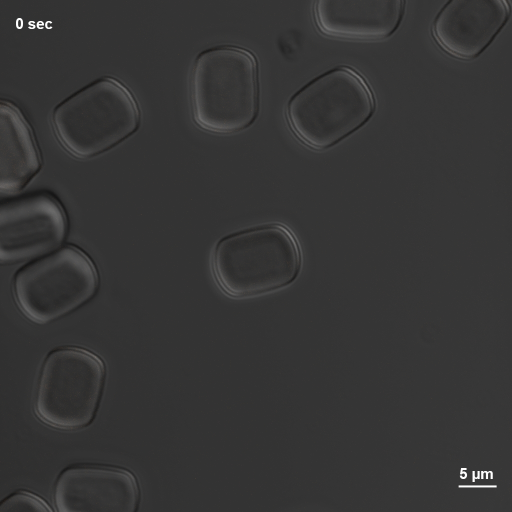
#> input picture samples/samples/FM_t01.jpg, 1024 x 1024 px (shown at 1/2 size)
$ python main.py
#> lines starting #> are read from the running program, lines starting #| are printed output that depends on the picture; after the words box and inside, x2 and y2 are one past the last pixel; in counts of white or black regions, pixels touching at a corner belong together
#> in process_one, bgr is the input picture: shape (1024, 1024, 3); mean B, G, R 53.2, 53.4, 53.6
import os, re, json, glob, datetime
import numpy as np
import cv2
import scipy.ndimage as ndi
from skimage.segmentation import watershed
from skimage.measure import label as sk_label

# -----------------------------
# JSON helper
# -----------------------------
def to_jsonable(obj):
    import numpy as np
    if isinstance(obj, (np.integer, np.floating, np.bool_)):
        return obj.item()
    if isinstance(obj, np.ndarray):
        return obj.tolist()
    if isinstance(obj, dict):
        return {str(k): to_jsonable(v) for k, v in obj.items()}
    if isinstance(obj, (list, tuple)):
        return [to_jsonable(x) for x in obj]
    return obj

# -----------------------------
# Overlay masking (time & scale zones)
# 根据你图的布局：时间左上；比例尺右下
# -----------------------------
# [8 lines left out: function mask_overlays, not called in this run]

# -----------------------------
# Read time mark (优先：文件名；其次：OCR)
# 如果你文件名是 FM_t23.jpg 这种，建议用它做“帧序号/时间”
# -----------------------------
def read_time_seconds_from_filename(path, fps_or_dt_seconds=5):
    # 例如 FM_t23.jpg -> 23 * 5 sec = 115 sec（你可改 dt）
    m = re.search(r"_t(\d+)", os.path.basename(path))
    if not m:
        return None
    idx = int(m.group(1))
    return idx * fps_or_dt_seconds

def read_time_seconds_ocr(gray, roi=(0, 0, 300, 160)):
    # 如果你已经装好 tesseract 才能用；否则就别调用它
#> called with roi = (0, 0, 260, 140)
    import pytesseract
    x, y, w, h = roi
    patch = gray[y:y+h, x:x+w].copy()
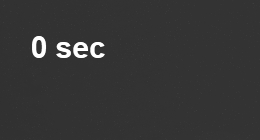
#> patch: shape (140, 260); min 47, max 255, mean 53.9
    patch = cv2.resize(patch, None, fx=3, fy=3, interpolation=cv2.INTER_CUBIC)
#> patch: shape (420, 780)
    patch = cv2.GaussianBlur(patch, (3, 3), 0)
    _, bw = cv2.threshold(patch, 0, 255, cv2.THRESH_BINARY + cv2.THRESH_OTSU)
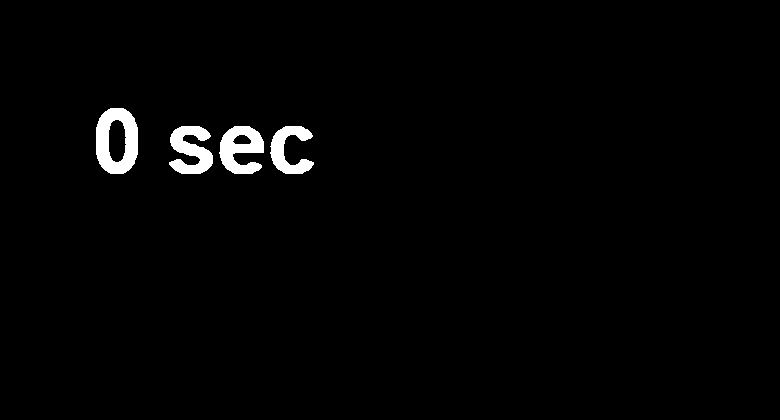
#> bw: shape (420, 780); 1.7% white; 4 white regions, box (x1, y1, x2, y2) and area: (96, 108, 138, 174) 1790, (219, 126, 264, 174) 1365, (169, 126, 213, 174) 1332, (270, 126, 314, 174) 1092
    txt = pytesseract.image_to_string(bw, config="--psm 6").strip().lower()
    # parse "110 sec"
    m = re.search(r"(\d+)\s*sec", txt)
    if m:
        return int(m.group(1)), txt
    return None, txt

# -----------------------------
# Scale bar length detection (只读白色横条像素长度)
# 默认右下角；不依赖 OCR 文本 “5 um”
# -----------------------------
# [32 lines left out: function read_scale_bar, not called in this run]

# -----------------------------
# Segmentation: Otsu + morphology + distance + watershed
# 目标：一颗粒子 -> 一个 label
# -----------------------------
from skimage.feature import peak_local_max

# [391 lines left out: functions _norm_u8, _norm_u8_force, save_dbg, _remove_small_cc, _remove_small_cc_u8, _keep_large_cc_u8 and 4 more, not called in this run]


# -----------------------------
# Process one image
# -----------------------------
def process_one(path,
                real_um=5.0,
                time_dt_seconds=5,
                time_roi=(0, 0, 300, 160),
                scale_roi=(650, 820, 380, 220),
                margin=5,
                min_area=5000,
                debug_dir=None,
                # 分割参数
                use_clahe=True,
                clahe_clip=0.1,
                clahe_grid=(8, 8),
                median_ksize=3,
                thr_method="otsu",
                thr_offset=10,
                auto_clip_white=True,
                fg_ratio_max=0.18,
                fg_ratio_min=0.003,
                auto_step=2,
                auto_max_iter=40,
                min_cc_area=800,
                close_kernel=1,
                close_iter=1,
                open_kernel=3,
                open_iter=1,
                fill_holes=True,
                ws_min_distance=60,
                ws_threshold_rel=0.4,
                bridge_min_area=3000,
                bridge_kernel=5,
                bridge_iter=2,
                # 其他参数
                include_border=True):
    bgr = cv2.imread(path, cv2.IMREAD_COLOR)
    if bgr is None:
        raise RuntimeError(f"Cannot read image: {path}")
    gray = cv2.cvtColor(bgr, cv2.COLOR_BGR2GRAY)

    now_time = datetime.datetime.now().isoformat(timespec="seconds")

    # time: prefer filename
    tsec = read_time_seconds_from_filename(path, fps_or_dt_seconds=time_dt_seconds)
    time_info = {"seconds": int(tsec) if tsec is not None else None, "source": "filename"}
    # 如果你想用 OCR 做对照，可以打开下面两行
    t_ocr, raw = read_time_seconds_ocr(gray, roi=time_roi)
    time_info = {"seconds": int(t_ocr) if t_ocr is not None else time_info["seconds"], "raw": raw, "source": "ocr_or_filename"}

    scale = read_scale_bar(gray, roi=scale_roi, real_um=real_um)
    if scale is None:
        raise RuntimeError("Scale bar not detected. Please adjust scale_roi or threshold logic.")
    um_per_px = scale["um_per_px"]

    stem = os.path.splitext(os.path.basename(path))[0]
    labels_ws, bw, work = segment_particles(
        gray,
        time_roi=time_roi,
        scale_roi=scale_roi,
        # 分割参数
        use_clahe=use_clahe,
        clahe_clip=clahe_clip,
        clahe_grid=clahe_grid,
        median_ksize=median_ksize,
        thr_method=thr_method,
        thr_offset=thr_offset,
        auto_clip_white=auto_clip_white,
        fg_ratio_max=fg_ratio_max,
        fg_ratio_min=fg_ratio_min,
        auto_step=auto_step,
        auto_max_iter=auto_max_iter,
        min_cc_area=min_cc_area,
        close_kernel=close_kernel,
        close_iter=close_iter,
        open_kernel=open_kernel,
        open_iter=open_iter,
        fill_holes=fill_holes,
        ws_min_distance=ws_min_distance,
        ws_threshold_rel=ws_threshold_rel,
        bridge_min_area=bridge_min_area,
        bridge_kernel=bridge_kernel,
        bridge_iter=bridge_iter,
        debug_dir=debug_dir,   # 复用你传入的 debug_dir
        stem=stem,
        raw_bgr=bgr,   # <--- 这里传进去
    )


    particles = measure_ac(
        labels_ws=labels_ws,
        um_per_px=um_per_px,
        min_area=min_area,     # 使用配置中的参数
        include_border=include_border,  # 使用配置中的参数
        margin=margin,         # 使用配置中的参数
    )

    if debug_dir is not None:
        os.makedirs(debug_dir, exist_ok=True)
        dbg_path = os.path.join(debug_dir, os.path.basename(path).replace(".jpg", "_boxes_alllabels.png"))
        save_debug_overlay_all_labels(bgr, labels_ws, dbg_path)


    return {
        "now_time": now_time,
        "file": os.path.basename(path),
        "image_shape": {"height_px": int(gray.shape[0]), "width_px": int(gray.shape[1])},
        "time_mark": time_info,
        "scale": scale,
        "params": {
            "real_um": float(real_um),
            "time_dt_seconds": int(time_dt_seconds),
            "margin": int(margin),
            "min_area": int(min_area)
        },
        "particles": particles
    }

# -----------------------------
# Process folder -> JSON
# -----------------------------
def process_folder(in_dir, pattern="FM_t*.jpg", out_json="results.json", debug_dir="debug_boxes",
                   real_um=5.0, time_dt_seconds=5, time_roi=(0, 0, 300, 160), scale_roi=(650, 820, 380, 220),
                   margin=5, min_area=5000,
                   # 分割参数
                   use_clahe=True, clahe_clip=0.1, clahe_grid=(8, 8), median_ksize=3,
                   thr_method="otsu", thr_offset=10, auto_clip_white=True,
                   fg_ratio_max=0.18, fg_ratio_min=0.003, auto_step=2, auto_max_iter=40,
                   min_cc_area=800, close_kernel=1, close_iter=1, open_kernel=3, open_iter=1, fill_holes=True,
                   ws_min_distance=60, ws_threshold_rel=0.4,
                   bridge_min_area=3000, bridge_kernel=5, bridge_iter=2,
                   # 其他参数
                   include_border=True):
    paths = sorted(glob.glob(os.path.join(in_dir, pattern)))
    all_res = []

    want = {"FM_t01.jpg", "FM_t10.jpg", "FM_t23.jpg"}
    for p in paths:
        if os.path.basename(p) in want:
            print("processing:", p)
            all_res.append(process_one(p,
                                     real_um=real_um,
                                     time_dt_seconds=time_dt_seconds,
                                     time_roi=time_roi,
                                     scale_roi=scale_roi,
                                     margin=margin,
                                     min_area=min_area,
                                     debug_dir=debug_dir,
                                     # 分割参数
                                     use_clahe=use_clahe,
                                     clahe_clip=clahe_clip,
                                     clahe_grid=clahe_grid,
                                     median_ksize=median_ksize,
                                     thr_method=thr_method,
                                     thr_offset=thr_offset,
                                     auto_clip_white=auto_clip_white,
                                     fg_ratio_max=fg_ratio_max,
                                     fg_ratio_min=fg_ratio_min,
                                     auto_step=auto_step,
                                     auto_max_iter=auto_max_iter,
                                     min_cc_area=min_cc_area,
                                     close_kernel=close_kernel,
                                     close_iter=close_iter,
                                     open_kernel=open_kernel,
                                     open_iter=open_iter,
                                     fill_holes=fill_holes,
                                     ws_min_distance=ws_min_distance,
                                     ws_threshold_rel=ws_threshold_rel,
                                     bridge_min_area=bridge_min_area,
                                     bridge_kernel=bridge_kernel,
                                     bridge_iter=bridge_iter,
                                     # 其他参数
                                     include_border=include_border))
#> (the call stopped at in read_time_seconds_ocr, `txt = pytesseract.image_to_string(bw, config="--psm 6").strip().lower()`: pytesseract is not available in this run)
#> pass 2 of the loop in process_folder, `for p in paths:`:
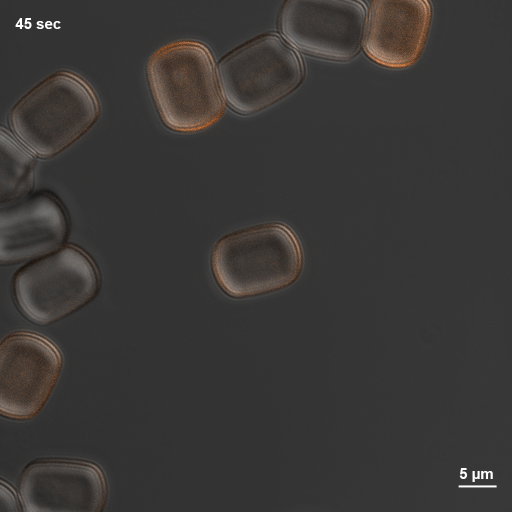
#> input picture samples/samples/FM_t10.jpg, 1024 x 1024 px (shown at 1/2 size)
#> in process_one, bgr is the input picture: shape (1024, 1024, 3); mean B, G, R 54.4, 55.8, 58
#> in read_time_seconds_ocr (call 2), `patch = gray[y:y+h, x:x+w].copy()`:
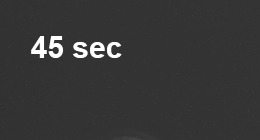
#> patch: shape (140, 260); min 48, max 255, mean 55.5
#> in read_time_seconds_ocr (call 2), `_, bw = cv2.threshold(patch, 0, 255, cv2.THRESH_BINARY + cv2.THRESH_OT..`:
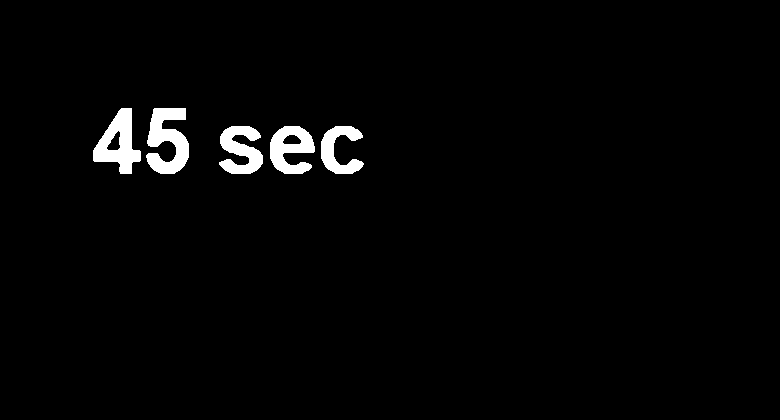
#> bw: shape (420, 780); 2.2% white; 5 white regions, box (x1, y1, x2, y2) and area: (146, 108, 189, 174) 1779, (93, 108, 141, 174) 1628, (270, 126, 315, 174) 1365, (219, 126, 263, 174) 1331, (321, 126, 364, 174) 1087
#> pass 3 of the loop in process_folder, `for p in paths:`:
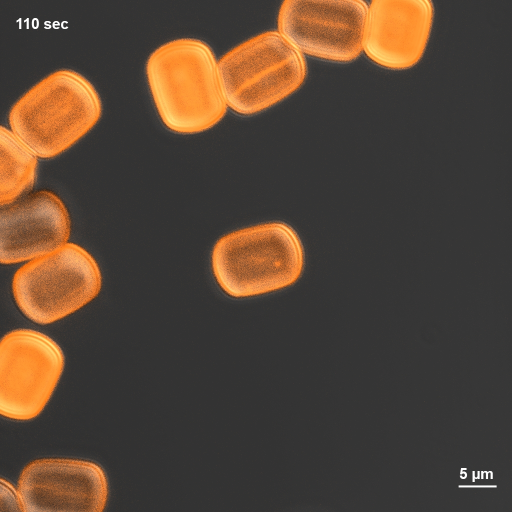
#> input picture samples/samples/FM_t23.jpg, 1024 x 1024 px (shown at 1/2 size)
#> in process_one, bgr is the input picture: shape (1024, 1024, 3); mean B, G, R 54.3, 68.5, 86.2
#> in read_time_seconds_ocr (call 3), `patch = gray[y:y+h, x:x+w].copy()`:
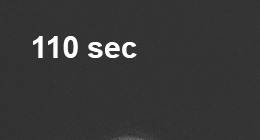
#> patch: shape (140, 260); min 48, max 255, mean 56
#> in read_time_seconds_ocr (call 3), `_, bw = cv2.threshold(patch, 0, 255, cv2.THRESH_BINARY + cv2.THRESH_OT..`:
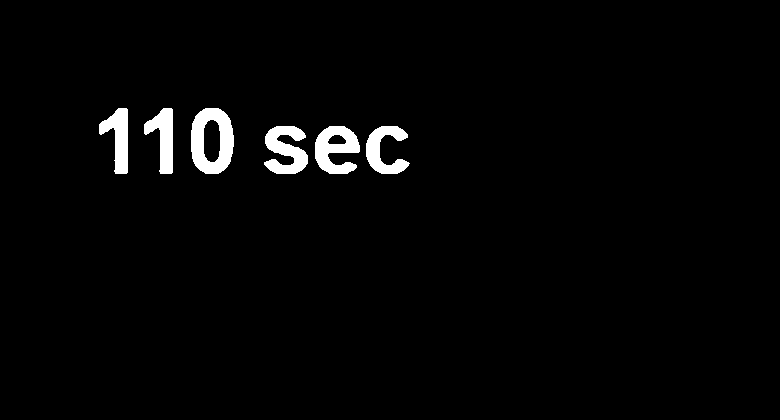
#> bw: shape (420, 780); 2.4% white; 6 white regions, box (x1, y1, x2, y2) and area: (191, 108, 234, 174) 1798, (315, 126, 360, 174) 1365, (264, 126, 308, 174) 1331, (366, 126, 410, 174) 1093, (99, 108, 128, 174) 1060, (144, 108, 173, 174) 1059

# =============================================================================
#     for p in paths[1,23:24]:
#         all_res.append(process_one(p, debug_dir=debug_dir, **kwargs))
# =============================================================================

    safe_res = to_jsonable(all_res)
    with open(out_json, "w", encoding="utf-8") as f:
        json.dump(safe_res, f, ensure_ascii=False, indent=2)
    return out_json


# -----------------------------
# 配置参数 (Config Parameters)
# 所有可调参数集中在这里，方便调整和查看说明
# -----------------------------
CONFIG = {
    # ===== 文件路径配置 =====
    "IN_DIR": r"..\samples\samples",           # 你的图片所在文件夹
    "OUT_JSON": r".\out_particles.json",       # 输出JSON文件路径
    "DEBUG_DIR": r".\debug_overlay",           # 调试图片输出文件夹 (设为None就不输出debug图)

    # ===== 文件处理配置 =====
    "pattern": "FM_t*.jpg",                    # 文件名匹配模式
    "real_um": 5.0,                            # 比例尺实际长度(微米)
    "time_dt_seconds": 5,                      # 时间间隔(秒)，用于从文件名解析时间

    # ===== ROI区域配置 =====
    "time_roi": (0, 0, 260, 140),             # 时间标记区域 (x, y, w, h)
    "scale_roi": (700, 820, 324, 204),        # 比例尺区域 (x, y, w, h)

    # ===== 图像预处理参数 =====
    "use_clahe": True,                         # 是否使用CLAHE增强对比度
    "clahe_clip": 0.1,                         # CLAHE clip limit，太大容易把背景抬亮 -> "压不住白"
    "clahe_grid": (8, 8),                      # CLAHE网格大小
    "median_ksize": 3,                         # 中值滤波核大小，不是gaussian；对盐椒点更有效。不要太大(3/5)

    # ===== 阈值处理参数 =====
    "thr_method": "otsu",                      # 阈值方法: "triangle" or "otsu"
    "thr_offset": 10,                          # 阈值偏移，>0更敏感(阈值更低); <0更保守(阈值更高，用来"压白")
    "auto_clip_white": True,                   # 自动"压白"，通过监控前景占比
    "fg_ratio_max": 0.18,                      # 前景占比上限，太高就自动抬阈值
    "fg_ratio_min": 0.003,                     # 前景占比下限，太低就自动降阈值(保细边)
    "auto_step": 2,                            # 自动调整阈值的步长
    "auto_max_iter": 40,                       # 自动调整的最大迭代次数

    # ===== 二值化清理参数 =====
    "min_cc_area": 800,                        # 最小连通域面积，关键：压小点爆炸（你图上300~800都可试）
    "close_kernel": 1,                         # 闭运算核大小，默认关掉close（你说close不合理）
    "close_iter": 1,                           # 闭运算迭代次数
    "open_kernel": 3,                          # 开运算核大小，很轻的open；主要用于边缘毛刺
    "open_iter": 1,                            # 开运算迭代次数
    "fill_holes": True,                        # 是否填充孔洞

    # ===== 分水岭参数 =====
    "ws_min_distance": 60,                     # 分水岭最小距离
    "ws_threshold_rel": 0.4,                   # 分水岭相对阈值

    # ===== 桥接参数 (GAP BRIDGING) =====
    "bridge_min_area": 3000,                   # 只对大颗粒补缝，避免噪声越补越多
    "bridge_kernel": 5,                        # 关键旋钮：3/5先试；太大容易把相邻颗粒粘死
    "bridge_iter": 2,                          # 一般1就够，必要再到2

    # ===== 测量参数 =====
    "margin": 60,                              # 边界边距，用于过滤触边粒子
    "min_area": 5000,                          # 最小粒子面积过滤 (0=不过滤)
    "include_border": True,                    # 是否包含触边粒子 (True=不丢边界)

    # ===== 可选功能 =====
    "assume_bright_particle": True,            # True表示粒子边缘更亮（你这张更像这样）
    "invert": False,                           # trackpy的"亮/暗特征"开关，先保持False
}

# -----------------------------
# 10) 主程序入口
# -----------------------------
if __name__ == "__main__":
    out = process_folder(
        CONFIG["IN_DIR"],
        pattern=CONFIG["pattern"],
        out_json=CONFIG["OUT_JSON"],
        debug_dir=CONFIG["DEBUG_DIR"],
        real_um=CONFIG["real_um"],
        time_dt_seconds=CONFIG["time_dt_seconds"],
        time_roi=CONFIG["time_roi"],
        scale_roi=CONFIG["scale_roi"],
        margin=CONFIG["margin"],
        min_area=CONFIG["min_area"],
        # 分割参数
        use_clahe=CONFIG["use_clahe"],
        clahe_clip=CONFIG["clahe_clip"],
        clahe_grid=CONFIG["clahe_grid"],
        median_ksize=CONFIG["median_ksize"],
        thr_method=CONFIG["thr_method"],
        thr_offset=CONFIG["thr_offset"],
        auto_clip_white=CONFIG["auto_clip_white"],
        fg_ratio_max=CONFIG["fg_ratio_max"],
        fg_ratio_min=CONFIG["fg_ratio_min"],
        auto_step=CONFIG["auto_step"],
        auto_max_iter=CONFIG["auto_max_iter"],
        min_cc_area=CONFIG["min_cc_area"],
        close_kernel=CONFIG["close_kernel"],
        close_iter=CONFIG["close_iter"],
        open_kernel=CONFIG["open_kernel"],
        open_iter=CONFIG["open_iter"],
        fill_holes=CONFIG["fill_holes"],
        ws_min_distance=CONFIG["ws_min_distance"],
        ws_threshold_rel=CONFIG["ws_threshold_rel"],
        bridge_min_area=CONFIG["bridge_min_area"],
        bridge_kernel=CONFIG["bridge_kernel"],
        bridge_iter=CONFIG["bridge_iter"],
        # 其他参数
        include_border=CONFIG["include_border"],
    )
    print("saved:", out)
